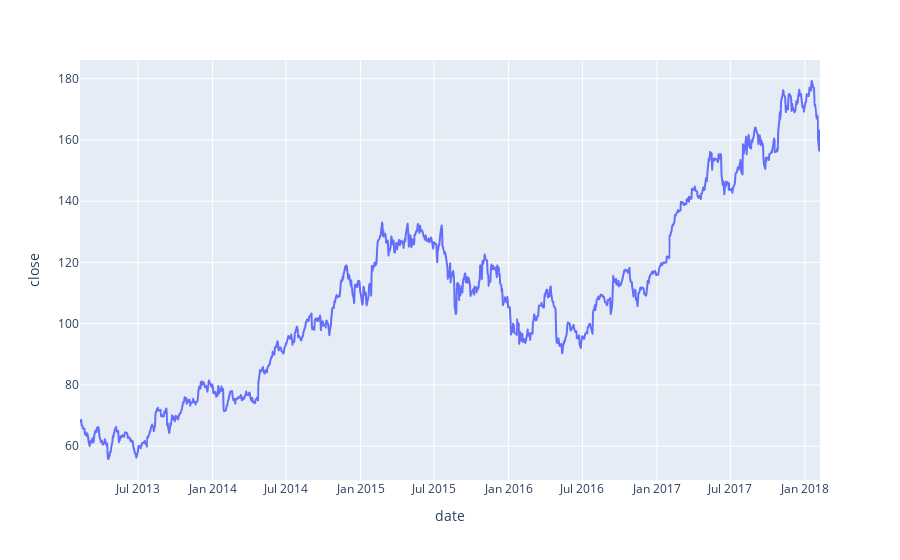

The code cell stored with this chart in its notebook:
### Code cell
pd.options.plotting.backend = "plotly"
df_AAPL.plot(x='date', y='close')

### Figure 1 — Plotly figure (JSON) as saved in the notebook; plotly's stock layout.template omitted (floating-point values rounded to 4 significant figures; data arrays with more than 128 entries replaced by an {"elided": "..."} marker saying what was removed)
{"data": [{"hovertemplate": "date=%{x}<br>close=%{y}<extra></extra>", "legendgroup": "", "line": {"color": "#636efa", "dash": "solid"}, "marker": {"symbol": "circle"}, "mode": "lines", "name": "", "showlegend": false, "type": "scattergl", "x": {"elided": "1259 str values"}, "xaxis": "x", "y": {"elided": "1259 float values"}, "yaxis": "y"}], "layout": {"legend": {"tracegroupgap": 0}, "margin": {"t": 60}, "xaxis": {"anchor": "y", "domain": [0, 1], "title": {"text": "date"}}, "yaxis": {"anchor": "x", "domain": [0, 1], "title": {"text": "close"}}}}
